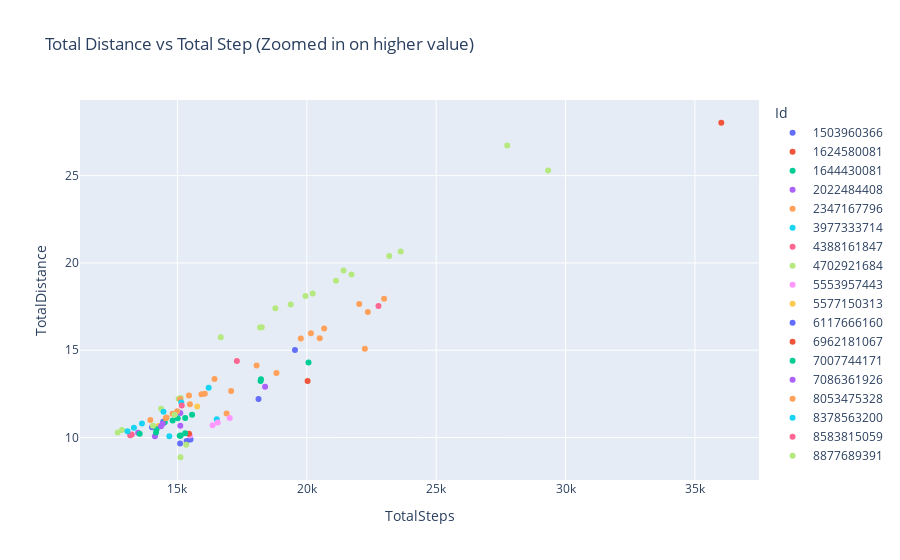

Here is the notebook cell this chart was saved with:
### Code cell
fig = px.scatter(df_high_dist_steps, 
                 x="TotalSteps", 
                 y="TotalDistance",
                 color="Id",
                 title="Total Distance vs Total Step (Zoomed in on higher value)")
fig.show()

### Figure 1 — Plotly figure (JSON) as saved in the notebook; plotly's stock layout.template omitted (floating-point values rounded to 4 significant figures)
{"data": [{"hovertemplate": "Id=1503960366<br>TotalSteps=%{x}<br>TotalDistance=%{y}<extra></extra>", "legendgroup": "1503960366", "marker": {"color": "#636efa", "symbol": "circle"}, "mode": "markers", "name": "1503960366", "orientation": "v", "showlegend": true, "type": "scatter", "x": [15506, 15355, 18134, 15103], "xaxis": "x", "y": [9.88, 9.8, 12.21, 9.66], "yaxis": "y"}, {"hovertemplate": "Id=1624580081<br>TotalSteps=%{x}<br>TotalDistance=%{y}<extra></extra>", "legendgroup": "1624580081", "marker": {"color": "#EF553B", "symbol": "circle"}, "mode": "markers", "name": "1624580081", "orientation": "v", "showlegend": true, "type": "scatter", "x": [36019], "xaxis": "x", "y": [28.03], "yaxis": "y"}, {"hovertemplate": "Id=1644430081<br>TotalSteps=%{x}<br>TotalDistance=%{y}<extra></extra>", "legendgroup": "1644430081", "marker": {"color": "#00cc96", "symbol": "circle"}, "mode": "markers", "name": "1644430081", "orientation": "v", "showlegend": true, "type": "scatter", "x": [15300, 18213], "xaxis": "x", "y": [11.12, 13.24], "yaxis": "y"}, {"hovertemplate": "Id=2022484408<br>TotalSteps=%{x}<br>TotalDistance=%{y}<extra></extra>", "legendgroup": "2022484408", "marker": {"color": "#ab63fa", "symbol": "circle"}, "mode": "markers", "name": "2022484408", "orientation": "v", "showlegend": true, "type": "scatter", "x": [15112, 14131, 15112, 13481, 18387], "xaxis": "x", "y": [11.4, 10.07, 10.67, 10.28, 12.91], "yaxis": "y"}, {"hovertemplate": "Id=2347167796<br>TotalSteps=%{x}<br>TotalDistance=%{y}<extra></extra>", "legendgroup": "2347167796", "marker": {"color": "#FFA15A", "symbol": "circle"}, "mode": "markers", "name": "2347167796", "orientation": "v", "showlegend": true, "type": "scatter", "x": [22244, 16901], "xaxis": "x", "y": [15.08, 11.37], "yaxis": "y"}, {"hovertemplate": "Id=3977333714<br>TotalSteps=%{x}<br>TotalDistance=%{y}<extra></extra>", "legendgroup": "3977333714", "marker": {"color": "#19d3f3", "symbol": "circle"}, "mode": "markers", "name": "3977333714", "orientation": "v", "showlegend": true, "type": "scatter", "x": [16520, 14687], "xaxis": "x", "y": [11.05, 10.08], "yaxis": "y"}, {"hovertemplate": "Id=4388161847<br>TotalSteps=%{x}<br>TotalDistance=%{y}<extra></extra>", "legendgroup": "4388161847", "marker": {"color": "#FF6692", "symbol": "circle"}, "mode": "markers", "name": "4388161847", "orientation": "v", "showlegend": true, "type": "scatter", "x": [13236, 13175, 22770, 17298], "xaxis": "x", "y": [10.18, 10.13, 17.54, 14.38], "yaxis": "y"}, {"hovertemplate": "Id=4702921684<br>TotalSteps=%{x}<br>TotalDistance=%{y}<extra></extra>", "legendgroup": "4702921684", "marker": {"color": "#B6E880", "symbol": "circle"}, "mode": "markers", "name": "4702921684", "orientation": "v", "showlegend": true, "type": "scatter", "x": [12692, 15126, 15050, 14370, 12857], "xaxis": "x", "y": [10.29, 12.27, 12.22, 11.65, 10.43], "yaxis": "y"}, {"hovertemplate": "Id=5553957443<br>TotalSteps=%{x}<br>TotalDistance=%{y}<extra></extra>", "legendgroup": "5553957443", "marker": {"color": "#FF97FF", "symbol": "circle"}, "mode": "markers", "name": "5553957443", "orientation": "v", "showlegend": true, "type": "scatter", "x": [17022, 16556, 15482, 16358], "xaxis": "x", "y": [11.12, 10.86, 10.11, 10.71], "yaxis": "y"}, {"hovertemplate": "Id=5577150313<br>TotalSteps=%{x}<br>TotalDistance=%{y}<extra></extra>", "legendgroup": "5577150313", "marker": {"color": "#FECB52", "symbol": "circle"}, "mode": "markers", "name": "5577150313", "orientation": "v", "showlegend": true, "type": "scatter", "x": [14269, 15764], "xaxis": "x", "y": [10.66, 11.78], "yaxis": "y"}, {"hovertemplate": "Id=6117666160<br>TotalSteps=%{x}<br>TotalDistance=%{y}<extra></extra>", "legendgroup": "6117666160", "marker": {"color": "#636efa", "symbol": "circle"}, "mode": "markers", "name": "6117666160", "orientation": "v", "showlegend": true, "type": "scatter", "x": [14019, 14450, 19542], "xaxis": "x", "y": [10.59, 10.91, 15.01], "yaxis": "y"}, {"hovertemplate": "Id=6962181067<br>TotalSteps=%{x}<br>TotalDistance=%{y}<extra></extra>", "legendgroup": "6962181067", "marker": {"color": "#EF553B", "symbol": "circle"}, "mode": "markers", "name": "6962181067", "orientation": "v", "showlegend": true, "type": "scatter", "x": [20031, 15448], "xaxis": "x", "y": [13.24, 10.21], "yaxis": "y"}, {"hovertemplate": "Id=7007744171<br>TotalSteps=%{x}<br>TotalDistance=%{y}<extra></extra>", "legendgroup": "7007744171", "marker": {"color": "#00cc96", "symbol": "circle"}, "mode": "markers", "name": "7007744171", "orientation": "v", "showlegend": true, "type": "scatter", "x": [14172, 14816, 14194, 15566, 15299, 18229, 15090, 13541, 15128, 20067, 14510, 15010], "xaxis": "x", "y": [10.29, 10.98, 10.48, 11.31, 10.24, 13.34, 10.1, 10.22, 10.12, 14.3, 10.87, 11.1], "yaxis": "y"}, {"hovertemplate": "Id=7086361926<br>TotalSteps=%{x}<br>TotalDistance=%{y}<extra></extra>", "legendgroup": "7086361926", "marker": {"color": "#ab63fa", "symbol": "circle"}, "mode": "markers", "name": "7086361926", "orientation": "v", "showlegend": true, "type": "scatter", "x": [14365, 14433], "xaxis": "x", "y": [10.64, 10.79], "yaxis": "y"}, {"hovertemplate": "Id=8053475328<br>TotalSteps=%{x}<br>TotalDistance=%{y}<extra></extra>", "legendgroup": "8053475328", "marker": {"color": "#FFA15A", "symbol": "circle"}, "mode": "markers", "name": "8053475328", "orientation": "v", "showlegend": true, "type": "scatter", "x": [18060, 16433, 20159, 20669, 14549, 18827, 17076, 15929, 15108, 16057, 22359, 22988, 20500, 15447, 15484, 14581, 14990, 13953, 19769, 22026, 14810], "xaxis": "x", "y": [14.12, 13.35, 15.97, 16.24, 11.11, 13.69, 12.66, 12.48, 12.19, 12.51, 17.19, 17.95, 15.69, 12.4, 11.9, 11.15, 11.51, 11, 15.67, 17.65, 11.36], "yaxis": "y"}, {"hovertemplate": "Id=8378563200<br>TotalSteps=%{x}<br>TotalDistance=%{y}<extra></extra>", "legendgroup": "8378563200", "marker": {"color": "#19d3f3", "symbol": "circle"}, "mode": "markers", "name": "8378563200", "orientation": "v", "showlegend": true, "type": "scatter", "x": [13318, 14461, 13630, 13070, 15148, 16208], "xaxis": "x", "y": [10.56, 11.47, 10.81, 10.36, 12.01, 12.85], "yaxis": "y"}, {"hovertemplate": "Id=8583815059<br>TotalSteps=%{x}<br>TotalDistance=%{y}<extra></extra>", "legendgroup": "8583815059", "marker": {"color": "#FF6692", "symbol": "circle"}, "mode": "markers", "name": "8583815059", "orientation": "v", "showlegend": true, "type": "scatter", "x": [15168], "xaxis": "x", "y": [11.83], "yaxis": "y"}, {"hovertemplate": "Id=8877689391<br>TotalSteps=%{x}<br>TotalDistance=%{y}<extra></extra>", "legendgroup": "8877689391", "marker": {"color": "#B6E880", "symbol": "circle"}, "mode": "markers", "name": "8877689391", "orientation": "v", "showlegend": true, "type": "scatter", "x": [23186, 15337, 21129, 29326, 15118, 18785, 19948, 19377, 18258, 16674, 23629, 14890, 27745, 18193, 14055, 21727, 20226, 21420], "xaxis": "x", "y": [20.4, 9.58, 18.98, 25.29, 8.87, 17.4, 18.11, 17.62, 16.31, 15.74, 20.65, 11.3, 26.72, 16.3, 10.67, 19.34, 18.25, 19.56], "yaxis": "y"}], "layout": {"legend": {"title": {"text": "Id"}, "tracegroupgap": 0}, "title": {"text": "Total Distance vs Total Step (Zoomed in on higher value)"}, "xaxis": {"anchor": "y", "domain": [0, 1], "title": {"text": "TotalSteps"}}, "yaxis": {"anchor": "x", "domain": [0, 1], "title": {"text": "TotalDistance"}}}}
